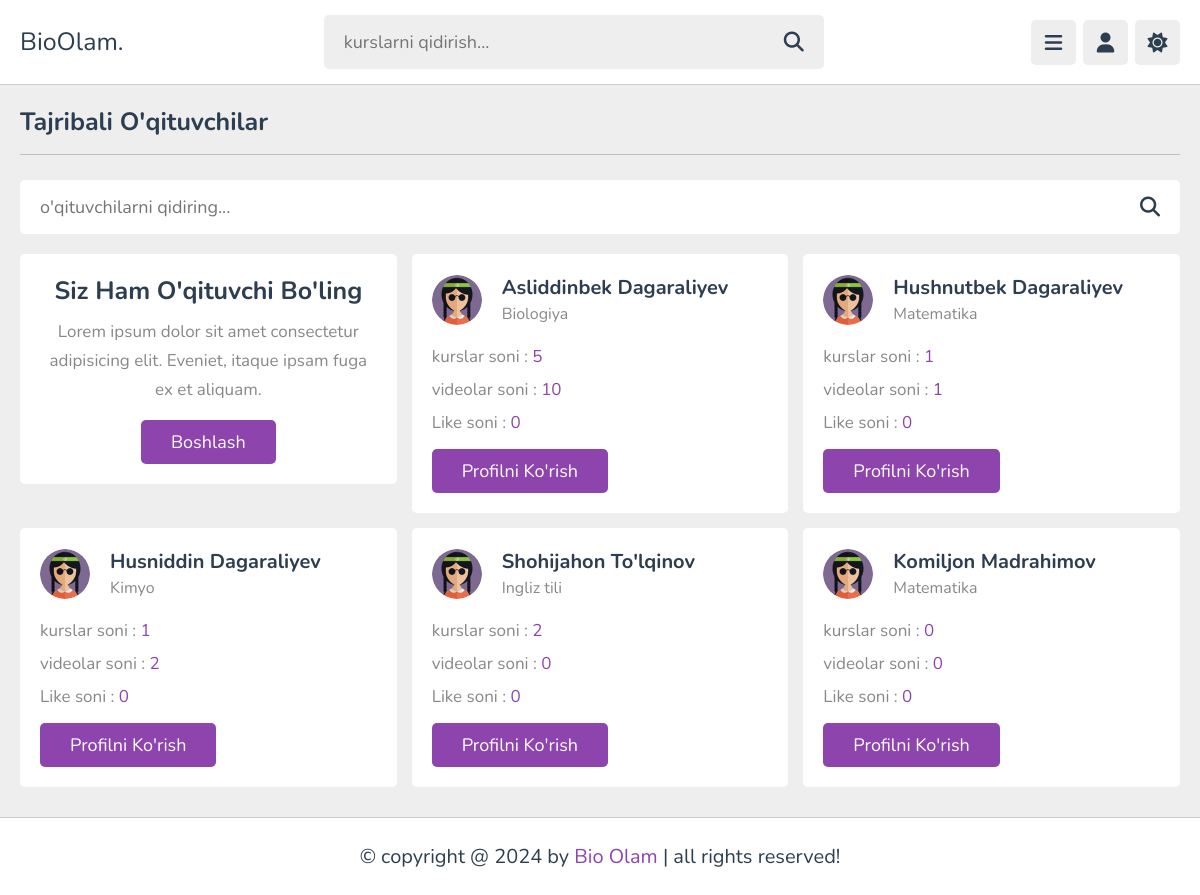
Before: /accounts/teachers/ with the older database file.
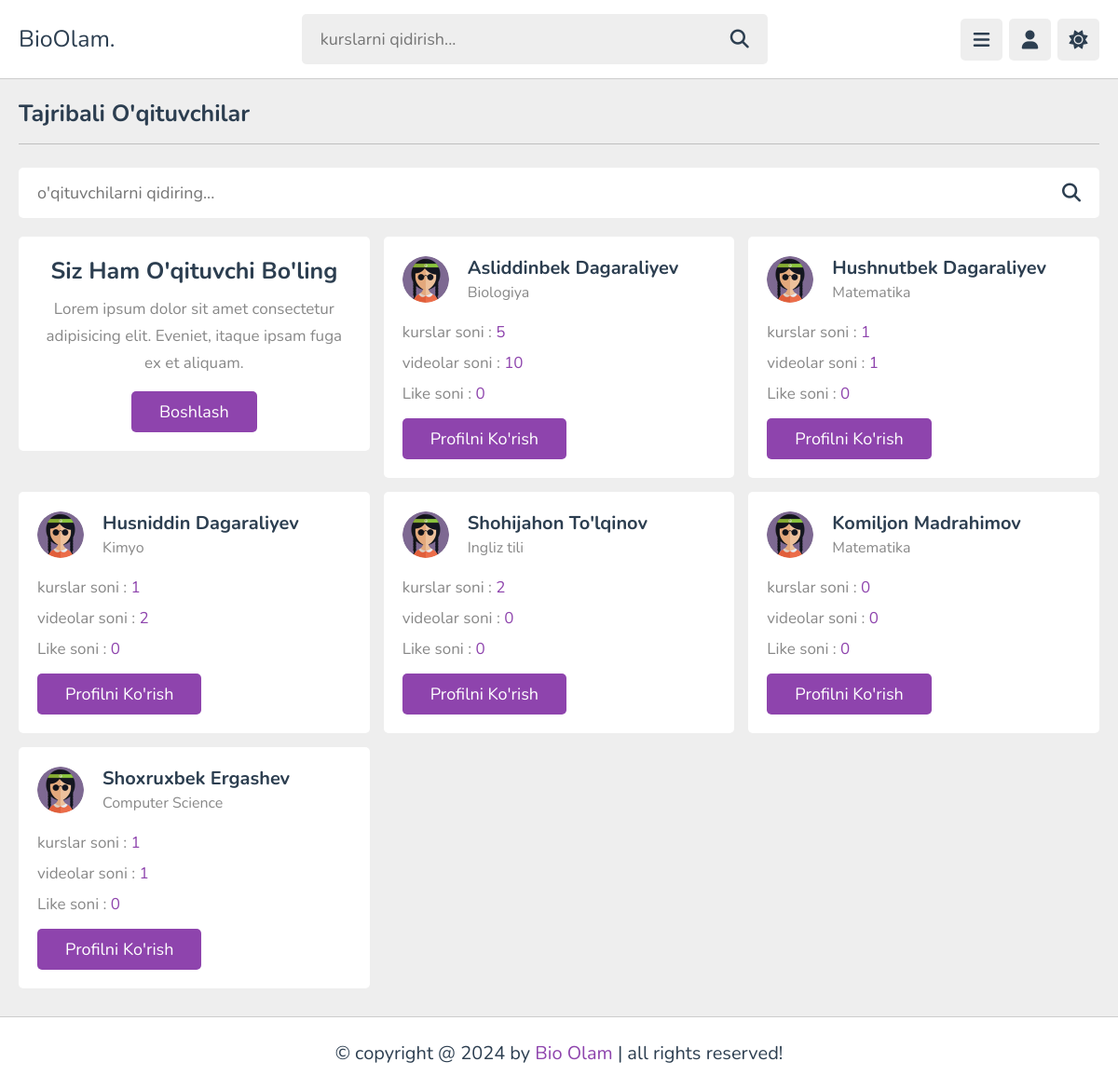
After: the same page with the newer database file.
### users/models.py (models this page shows, shortened)
class Teachers(models.Model):
    class TeacherType(models.TextChoices):
        Other = "Other", "Other"
        Biology = "Biologiya", "Biology"
        Chemistry = "Kimyo", "Chemistry"
        Physics = "Physics", "Physics"
        Math = "Matematika", "Math"
        English = "Ingliz tili", "English"
        History = "Tarix", "History"
        Geography = "Geografiya", "Geography"
        ComputerScience = "Computer Science", "Computer Science"
        Literature = "Adabiyot", "Literature"
        Art = "San'at", "Art"
        Music = "Musiqa", "Music"
    user = models.OneToOneField(
        User,
        on_delete=models.CASCADE,
        related_name='teacher'
    )
    profile = models.ForeignKey(
        Profile,
        on_delete=models.CASCADE,
        related_name='user_teachers',
    )
    teacher_type = models.CharField(
        max_length=200,
        choices=TeacherType.choices,
        default=TeacherType.Other
    )
    bio = models.TextField()
    courses_num = models.IntegerField(default=0)
    videos_num = models.IntegerField(default=0)
    student_num = models.IntegerField(default=0)
    likes_num = models.IntegerField(default=0)
    comments_num = models.IntegerField(default=0)
    income = models.DecimalField(max_digits=10, decimal_places=2, default=0.0)

### users/views.py (the view)
# urls.py: path('teachers/', teachers_view, name='teachers_view'),
def teachers_view(request):
    teachers = Teachers.objects.all()
    context = {
        'teachers': teachers
    }
    return render(request, 'teachers/teachers.html', context)

### users/context_processor.py (called while the page is built)
def get_user(request):
    user = request.user
    context = {
        'user': user,
    }
    return context

### templates/teachers/teachers.html (shortened to what this page needs)
{% extends "base.html" %}
{% load static %}
{% block content %}
<section class="teachers">
    <h1 class="heading">Tajribali o'qituvchilar</h1>
    <form action="{% url "teacher_search" %}" method="get" class="search-tutor">
       <input type="text" name="search" placeholder="o'qituvchilarni qidiring..." required maxlength="100" value="{{ query }}">
       <button type="submit" class="fas fa-search" name="search_tutor"></button>
    </form>
    <div class="box-container">
       <div class="box offer">
          <h3>Siz ham o'qituvchi bo'ling</h3>
          <p>Lorem ipsum dolor sit amet consectetur adipisicing elit. Eveniet, itaque ipsam fuga ex et aliquam.</p>
          <a href="{% url "tutor_contact" %}" class="inline-btn">boshlash</a>
       </div>
       {% for teacher in teachers %}
       <div class="box">
        <div class="tutor">
           <img src="{% static 'images/pic-2.jpg' %}" alt="teacher image">
           <div>
              <h3>{{ teacher.user.first_name }} {{ teacher.user.last_name }}</h3>
              <span>{{ teacher.teacher_type }}</span>
           </div>
        </div>
        <p>kurslar soni : <span>{{ teacher.courses_num }}</span></p>
        <p>videolar soni : <span>{{ teacher.videos_num }}</span></p>
        <p>Like soni : <span>{{ teacher.likes_num }}</span></p>
        <a href="{% url "teacher_profile" teacher.id %}" class="inline-btn">Profilni ko'rish</a>
     </div>
       {% endfor %}
    </div>
 </section>
{% endblock content %}

Changed rows visible on the page:
added Teachers: user.first_name "Shoxruxbek", user.last_name "Ergashev", teacher_type "Computer Science", courses_num "1", videos_num "1", likes_num "0"
